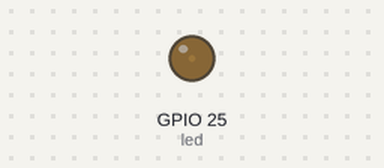
A program run on a simulated Raspberry Pi (BCM pin numbers). Shown: output pins drawn as LEDs (lit = HIGH).

Above: at 0.05 s.
At 0.55 s:
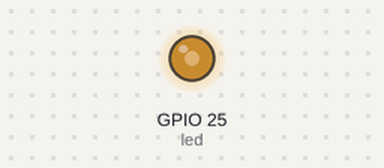
At 0.9 s:
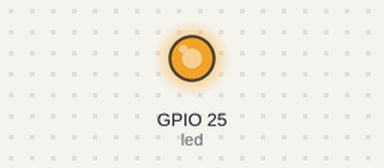
At 1.75 s:
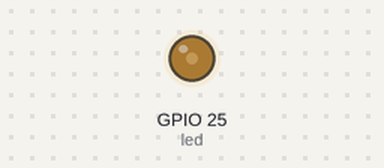
Timing chart, 0 to 4.6 s (numbered marks = the images above):
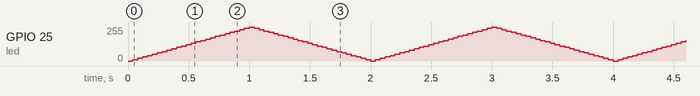

The program:

PWMLED_gpiozero.py
```python
from gpiozero import PWMLED
from time import sleep
from signal import pause

led = PWMLED(25)

#while True:
#    led.value = 0
#    sleep(1)
#    led.value = 0.5
#    sleep(1)
#   led.value = 1
#    sleep(1)

led.pulse()
pause()
```
